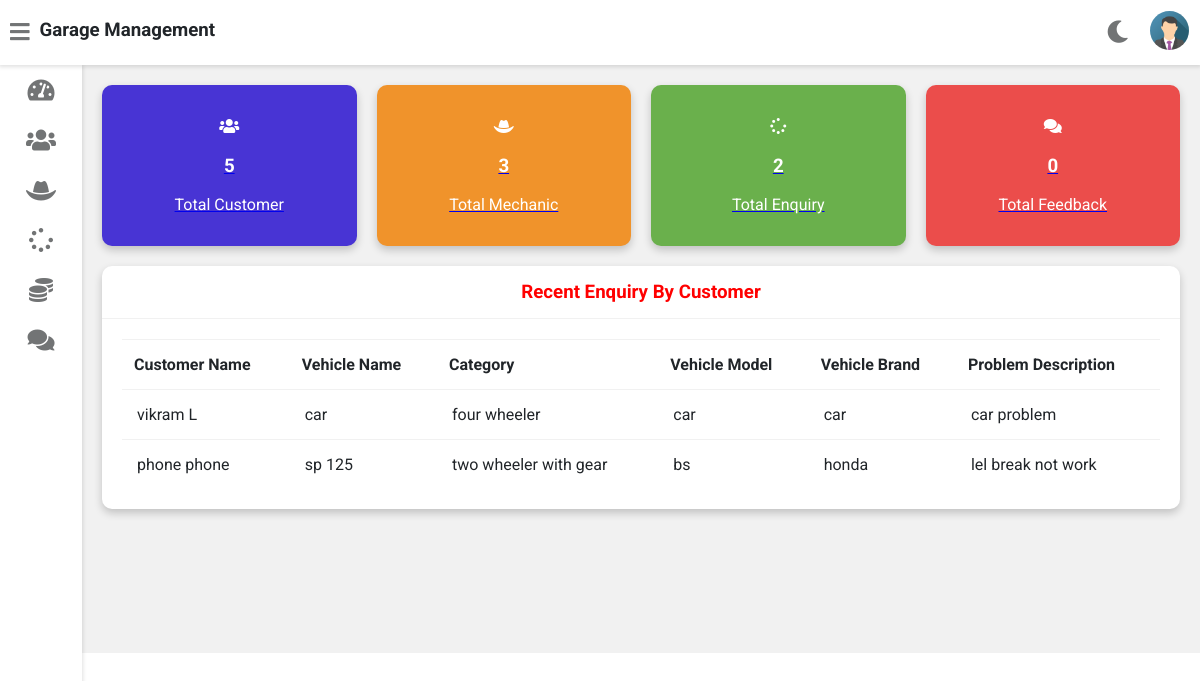
The app's page /admin-dashboard (signed in) with its own data.
### vehicle/models.py (models this page shows, shortened)
class Customer(models.Model):
    user=models.OneToOneField(User,on_delete=models.CASCADE)
    profile_pic= models.ImageField(upload_to='profile_pic/CustomerProfilePic/',null=True,blank=True)
    address = models.CharField(max_length=40)
    mobile = models.CharField(max_length=20,null=False)
    @property
    def get_name(self):
        return self.user.first_name+" "+self.user.last_name

class Request(models.Model):
    cat=(('two wheeler with gear','two wheeler with gear'),('two wheeler without gear','two wheeler without gear'),('three wheeler','three wheeler'),('four wheeler','four wheeler'))
    category=models.CharField(max_length=50,choices=cat)
    vehicle_no = models.CharField(max_length=20, null=False)
    vehicle_name = models.CharField(max_length=40,null=False)
    vehicle_model = models.CharField(max_length=40,null=False)
    vehicle_brand = models.CharField(max_length=40,null=False)
    problem_description = models.CharField(max_length=500,null=False)
    date=models.DateField(auto_now=True)
    cost=models.PositiveIntegerField(null=True)
    customer=models.ForeignKey('Customer', on_delete=models.CASCADE,null=True)
    mechanic=models.ForeignKey('Mechanic',on_delete=models.CASCADE,null=True)
    stat=(('Pending','Pending'),('Approved','Approved'),('Repairing','Repairing'),('Repairing Done','Repairing Done'),('Released','Released'))
    status=models.CharField(max_length=50,choices=stat,default='Pending',null=True)

### vehicle/views.py (the view)
# urls.py: path('admin-dashboard', views.admin_dashboard_view,name='admin-dashboard'),
@login_required(login_url='adminlogin')
def admin_dashboard_view(request):
    enquiry=models.Request.objects.all().order_by('-id')
    customers=[]
    for enq in enquiry:
        customer=models.Customer.objects.get(id=enq.customer_id)
        customers.append(customer)
    dict={
    'total_customer':models.Customer.objects.all().count(),
    'total_mechanic':models.Mechanic.objects.all().count(),
    'total_request':models.Request.objects.all().count(),
    'total_feedback':models.Feedback.objects.all().count(),
    'data':zip(customers,enquiry),
    }
    return render(request,'vehicle/admin_dashboard.html',context=dict)

### templates/vehicle/admin_dashboard.html
{% extends 'vehicle/adminbase.html' %}
{% load static %}
{% block content %}
<div class="wrapper">
    <div class="row">
        <div class="col-3 col-m-6 col-sm-6">
            <a href="{% url 'admin-view-customer' %}">
                <div class="counter bg-primary">
                    <p>
                        <i class="fas fa-users"></i>
                    </p>
                    <h3>{{total_customer}}</h3>
                    <p>Total Customer</p>
                </div>
            </a>
        </div>
        <div class="col-3 col-m-6 col-sm-6">
            <a href="{% url 'admin-view-mechanic' %}">
                <div class="counter bg-warning">
                    <p>
                        <i class="fas fa-hat-cowboy"></i>
                    </p>
                    <h3>{{total_mechanic}}</h3>
                    <p>Total Mechanic</p>
                </div>
            </a>
        </div>
        <div class="col-3 col-m-6 col-sm-6">
            <a href="{% url 'admin-view-customer-enquiry' %}">
                <div class="counter bg-success">
                    <p>
                        <i class="fas fa-spinner"></i>
                    </p>
                    <h3>{{total_request}}</h3>
                    <p>Total Enquiry</p>
                </div>
            </a>
        </div>
        <div class="col-3 col-m-6 col-sm-6">
            <a href="{% url 'admin-feedback' %}">
                <div class="counter bg-danger">
                    <p>
                        <i class="fas fa-comments"></i>
                    </p>
                    <h3>{{total_feedback}}</h3>
                    <p>Total Feedback</p>
                </div>
            </a>
        </div>
    </div>
    <div class="row">
        <div class="col-12 col-m-12 col-sm-12">
            <div class="card">
                <div class="card-header">
                    <h3 style="color:red; text-align:center">Recent Enquiry By Customer</h3>
                </div>
                <div class="card-content">
                    <table>
                        <thead>
                            <tr>
                                <th>Customer Name</th>
                                <th>Vehicle Name</th>
                                <th>Category</th>
                                <th>Vehicle Model</th>
                                <th>Vehicle Brand</th>
                                <th>Problem Description</th>
                            </tr>
                        </thead>
                        <tbody>
                            {% for c,r in data %}
                            <tr>
                                <td>{{c.get_name}}</td>
                                <td>{{r.vehicle_name}}</td>
                                <td>{{r.category}}</td>
                                <td>{{r.vehicle_model}}</td>
                                <td>{{r.vehicle_brand}}</td>
                                <td>{{r.problem_description}}</td>
                            </tr>
                            {% endfor %}
                        </tbody>
                    </table>
                </div>
            </div>
        </div>
    </div>
<br><br><br><br><br><br>
</div>
{% endblock content %}

### records on screen
Customer: get_name "vikram L", vehicle_name "car", category "four wheeler", vehicle_model "car", vehicle_brand "car", problem_description "car problem"
Customer: get_name "phone phone", vehicle_name "sp 125", category "two wheeler with gear", vehicle_model "bs", vehicle_brand "honda", problem_description "lel break not work"

### other values on screen
{{ total_customer }} "5"
{{ total_mechanic }} "3"
{{ total_request }} "2"
{{ total_feedback }} "0"
